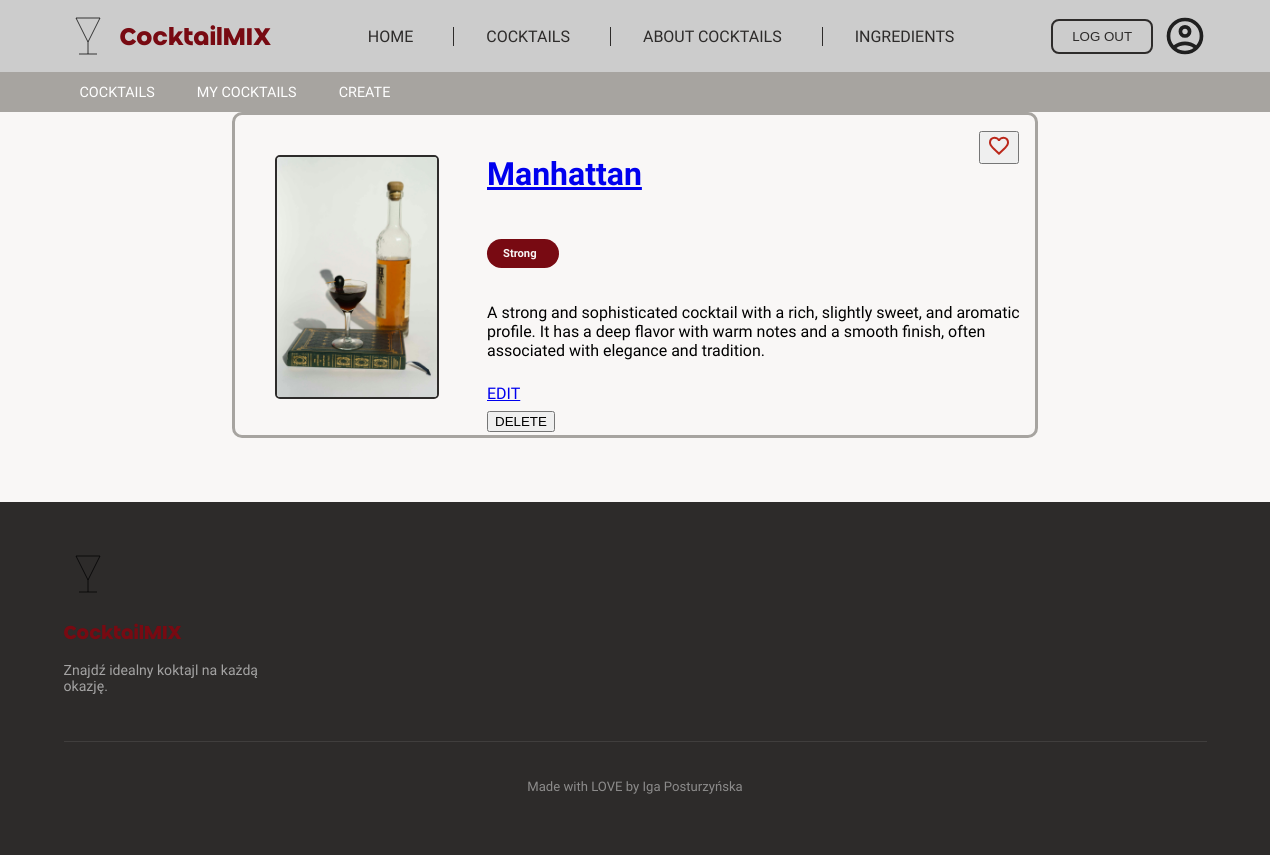
/cocktails/users_favourite_cocktails/ (signed in), run on the app's committed database.
### cocktails/models.py (models this page shows, shortened)
class Cocktail(models.Model):
    id = models.AutoField(primary_key=True)
    user = models.ForeignKey(settings.AUTH_USER_MODEL, on_delete=models.CASCADE, related_name='cocktails', null=True, blank=True)
    name = models.CharField(max_length=50)
    category = models.CharField(max_length=50)
    description = models.TextField(blank=True)
    image = models.ImageField(upload_to='cocktails/', blank=True, null=True)
    date = models.DateField(auto_now=True)
    ingredients = models.ManyToManyField(Ingredient, through='CocktailIngrediets', blank = True)

### cocktails/views.py (the view)
# urls.py: path('users_favourite_cocktails/', views.starred_cocktails, name='users_favourite_cocktails'),
@login_required
def starred_cocktails(request):
    favourites = UsersFavouriteCocktails.objects.filter(user=request.user).values_list('cocktail', flat=True)
    cocktails = Cocktail.objects.filter(id__in=favourites)
    return render(request, 'cocktails/user_favourite_cocktails.html', {'cocktails': cocktails})

### cocktails/templates/cocktails/user_favourite_cocktails.html (shortened to what this page needs)
{% extends 'base.html' %}
{% block content %}
    {% if request.user.is_authenticated %}
    <div class="small_nav">
                <a href="/cocktails/cocktail_list">COCKTAILS</a>
                <a href="/cocktails/users_cocktails">MY COCKTAILS</a>
                <a href="/cocktails/create/">CREATE</a>
    </div>
    {% endif %}
<section id="about">
    <div>
        {% for cocktail in cocktails %}
        {% include 'cocktails/cocktail_index.html' with cocktail=cocktail %}
    {% empty %}
            <p>Nie masz jeszcze żadnych koktajli.</p>
            <a href="/cocktails/create/">Create your own Cocktail!</a>
        {% endfor %}
    </div>
  </section>
{% endblock %}

### cocktails/templates/cocktails/cocktail_index.html (shortened to what this page needs)
{% load static %}
<div class="cocktail-card">
    <a href="{% url 'cocktail_details' cocktail.id %}">
        {% if cocktail.image %}
        <img src="{{ cocktail.image.url }}" alt="{{ cocktail.name }}" class="drink_photo">
        {% else %}
        <img src="{% static 'icons/glass-coctail-svgrepo-com.svg' %}" alt="{{ cocktail.name }}" class="drink_photo">
        {% endif %}
    </a>
    <form method="POST" action="{% url 'toggle-star' cocktail.id %}">
        <button class="starred_button"><img src="{% static 'icons/starred.svg' %}"></button>
    </form>
    <div class="cocktail-card-body">
        <a href="{% url 'cocktail_details' cocktail.id %}">
            <h2 class="drink_name">{{ cocktail.name }}</h2>
        </a>
        <h3 class="drink_category">{{ cocktail.category }}</h3>
        <p class="drink_description">{{ cocktail.description }}</p>
        {% if request.user == cocktail.user %}
        <a href="{% url 'edit_cocktail' cocktail.id %}">EDIT</a>
        <form method="POST" action="{% url 'delete_cocktail' cocktail.id %}">
            <button type="submit">DELETE</button>
        </form>
        {% endif %}
    </div>
</div>

### static/css/base.css (style rules this page uses)
body { margin: 0; padding: 0; overflow-x: hidden; }
body { font-family: "Ubuntu", sans-serif; background-color: #F9F7F6; }
.cocktail-card { position: relative; display: flex; gap: 1.5rem; align-items: flex-start; height: 20rem; width: 50rem; margin: 0 auto 2rem auto; border: 3px solid #A7A4A0; border-radius: 10px; }
.drink_photo { height: 15rem; margin-left: 2.5rem; margin-top: 2.5rem; border: 2px solid #2D2B2A; border-radius: 5px; flex-shrink: 0; max-width: 10rem; }
.cocktail-card-body { display: flex; flex-direction: column; gap: 0.5rem; }
.drink_name { margin-top: 2.5rem; font-size: 2rem; }
.drink_category { font-size: 0.7rem; color: #F9F7F6; background-color: #780A12; padding: 0.5rem 1rem; max-width: 40px; border-radius: 16px; }
.small_nav { position: sticky; top: 72px; z-index: 99; height: 2.5rem; width: 100%; background-color: #A7A4A0; display: flex; align-items: center; gap: 10px; padding-left: 5%; }
.small_nav a { color: white; text-decoration: none; padding: 0.3rem 1rem; border-radius: 6px; font-size: 0.9rem; transition: background 0.2s; }
#about { width: 100%; box-sizing: border-box; padding: 0 5%; }
.starred_button { position: absolute; top: 1rem; right: 1rem; }

### data on the page
Cocktail: image (picture), name "Manhattan", category "Strong", description "A strong and sophisticated cocktail with a rich, slightly sweet, and aromatic profile. It has a deep flavor with warm notes and a smooth finish, often associated with elegance and tradition.", shows "EDIT"
